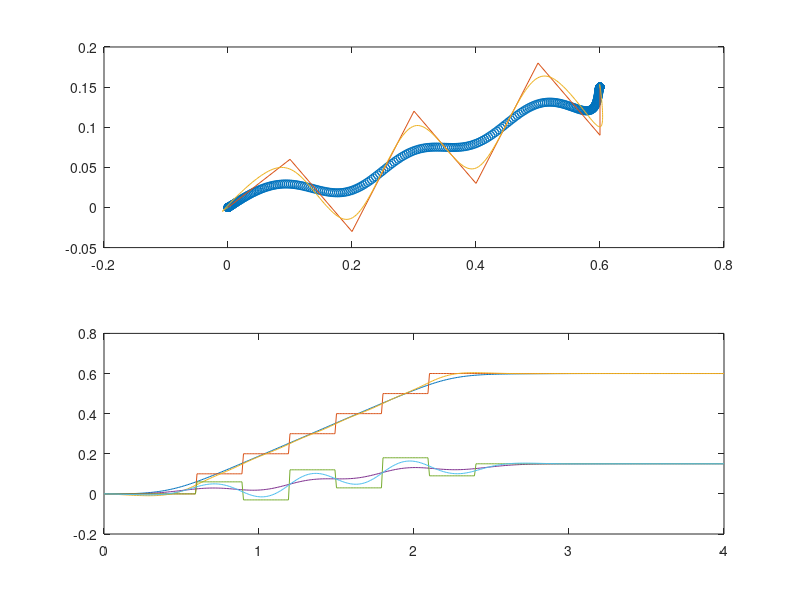

Write MATLAB code to recreate this figure.
%%%%%%%%%%%%%%%%%%%%%%%%%%%%%%%%%%%%%%%%%%%%%%%%%%%%%%%%%%%%%%%%%%%%%%%%%%%%%%%%
pkg load control
clear;                                  % 変数の初期化
                                        % ★★★足の着地時間(s)，x方向の位置(m)，y方向の位置(m)
foot = [0 0 0; 0.6 0.1 0.06; 0.9 0.2 -0.03; 1.2 0.3 0.12; 1.5 0.4 0.03; 1.8 0.5 0.18; 2.1 0.6 0.09; 2.4 0.6 0.15; 100 0 0]; %最後は終了フラグ
forward_period = 1.0;                   % 予見制御の時間(s) 一般的には1ほど
calculate_period = 4.0;                 % 歩行パターンを生成する期間(s)
dt = 0.01;                              % サンプリングタイム (s)
zh = 0.27;                              % 重心位置 (m) 床からの高さ
g  = 9.8;                               % 重力加速度 (m/s^2)
A = [0 1 0; 0 0 1; 0 0 0];              % 式(5.8)
B = [0; 0; 1];
C = [1 0 -zh/g];                        % 式(5.9)
D = 0;
sys = ss(A, B, C, D);
sys_d = c2d(sys, dt);                   % 離散化
if (substr(version,1,3)=="3.2")
  [A_d, B_d, C_d, D_d] = sys2ss(sys_d); % 式(5.10)
else
  [A_d, B_d, C_d, D_d] = ssdata(sys_d);
endif
E_d = [dt; 1; 0];                       % 式(5.11)

Zero = [0; 0; 0];                       % 式(5.12),(5.13)
Phai = [1 -C_d*A_d; Zero A_d];
G = [-C_d*B_d; B_d];
GR = [1; Zero];
Gd = [-C_d*E_d; E_d];

Q = zeros(4);
Q(1) = 10^3;                            % ★★★最適制御の重み係数　大：ZMPが理想に近づく 要変更
H = 1;                                  % 同じく重み係数　大：入力が少なくなる．要変更

P = dare(Phai, G, Q, H);                % 離散時間系でのリカッチ方程式の解
F = -inv(H+G'*P*G)*G'*P*Phai;                                % ★★★フィードバックゲイン 式(2.13)　Pに基づいた式

x = [0; 0; 0];
y = [0; 0; 0];
xp = x;
yp = x;

t = 0:dt:calculate_period;

%%%%%%%%%%%%%%%%%%%%%%%%%%%%%%%%%%%%%%%%%%%%%%%%%%%%%%%%%%%%%%%%%%%%%%%%%%%%%%%%

i = 1;                                  % 目標ZMP波形の生成
n = 1;                                  % 足の着地時間・位置 foot → 目標ZMPパターン prefx, prefy
for tt = 0:dt:calculate_period+forward_period+1
  if (tt == foot(n,1))
    prefx(i) = foot(n,2);
    prefy(i) = foot(n,3);
    n = n + 1;
  else
    prefx(i) = prefx(i-1);
    prefy(i) = prefy(i-1);
  endif
  i = i + 1;
endfor

%%%%%%%%%%%%%%%%%%%%%%%%%%%%%%%%%%%%%%%%%%%%%%%%%%%%%%%%%%%%%%%%%%%%%%%%%%%%%%%%

i = 0;
ux = uy = 0;

xi = (eye(4)-G*(H+G'*P*G)^(-1)*G'*P)*Phai;

for tt = t
  i = i + 1;
% fd = (H+G'*P*G)^(-1)*G'*(xi')^1*P*Gd;	% 外乱除去用　未使用
  px = C_d*x;                           % 実際のZMP位置
  py = C_d*y;
  ex = prefx(i) - px;                   % 目標ZMP位置と実際との差
  ey = prefy(i) - py;
  X = [ex; x - xp];                     % 式(2.5),(2,6)
  Y = [ey; y - yp];
  xp = x;                               % 差分を計算するため，一つ前の値を保存
  yp = y;
  dux = F * X;                          % 式(2.8)
  j = 0;
  for ttt = tt : dt : (tt + forward_period)
    j = j + 1;
    if (prefx(i+j) - prefx(i+j-1)) != 0
      f  = -inv(H+G'*P*G)*G'*((xi')^(j-1))*P*GR;                         % ★★★式(2.14)
      dux = dux + f * (prefx(i+j) - prefx(i+j-1));    % 式(2.12)
    endif
  endfor
  ux += dux;
  duy = F * Y;                          % y方向の予見制御
  j = 0;
  for ttt = tt : dt : (tt + forward_period)
    j = j + 1;
    if (prefy(i+j) - prefy(i+j-1)) != 0
      f  = -inv(H+G'*P*G)*G'*((xi')^(j-1))*P*GR;                         % ★★★式(2.14)
      duy = duy + f * (prefy(i+j) - prefy(i+j-1));    % 式(2.12)
    endif
  endfor
  uy += duy;

  dx = 0;                               % 外乱（今回は無し）
  dy = 0;
  x = A_d * x + B_d * ux + E_d * dx * dt;    % 重心位置の計算
  y = A_d * y + B_d * uy + E_d * dy * dt;
  x0(i) = x(1);                         % 重心位置の描画用
  y0(i) = y(1);
  x1(i) = prefx(i);                     % 目標ZMP位置の描画用
  y1(i) = prefy(i);
  x2(i) = px;                           % 実際のZMP位置の描画用
  y2(i) = py;
endfor
subplot(2,1,1);                         % グラフの描画
plot(x0, y0, "o", x1, y1, x2, y2);
subplot(2,1,2);
plot(t, x0, t, x1, t, x2, t, y0, t, y1, t, y2);
